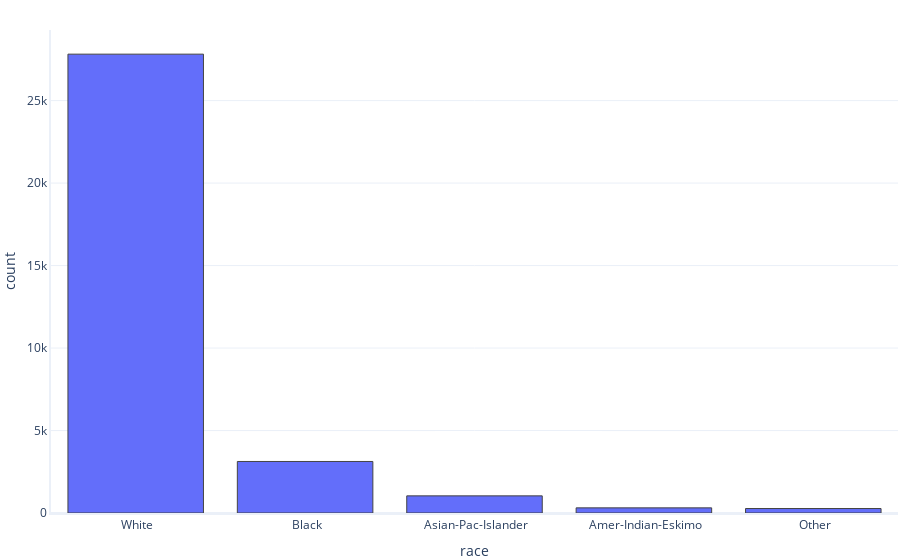

Source (notebook cell):
### Code cell
rg.histogram(df,'race')

### Figure 1 — Plotly figure (JSON) as saved in the notebook; plotly's stock layout.template omitted (floating-point values rounded to 4 significant figures; data arrays with more than 128 entries replaced by an {"elided": "..."} marker saying what was removed)
{"data": [{"alignmentgroup": "True", "bingroup": "x", "hovertemplate": "race=%{x}<br>count=%{y}<extra></extra>", "legendgroup": "", "marker": {"color": "#636efa", "pattern": {"shape": ""}}, "name": "", "offsetgroup": "", "orientation": "v", "showlegend": false, "type": "histogram", "x": {"elided": "32561 str values"}, "xaxis": "x", "yaxis": "y"}], "layout": {"barmode": "relative", "legend": {"tracegroupgap": 0}, "xaxis": {"anchor": "y", "domain": [0, 1], "title": {"text": "race"}}, "yaxis": {"anchor": "x", "domain": [0, 1], "title": {"text": "count"}}}}
